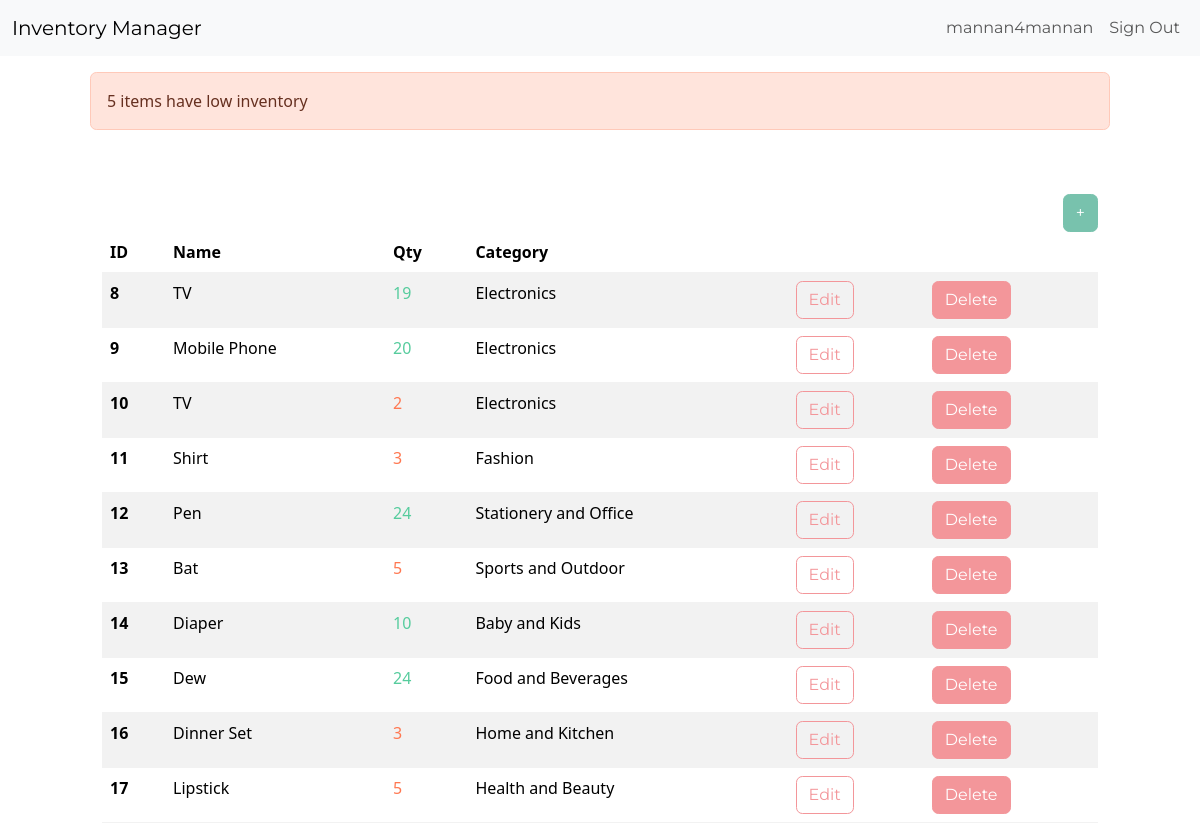
Page /dashboard/ (signed in) on the committed database.
### inventory/models.py (models this page shows, shortened)
class InventoryItem(models.Model):
	name = models.CharField(max_length=200)
	quantity = models.IntegerField()
	category = models.ForeignKey('Category', on_delete=models.SET_NULL, blank=True, null=True)
	date_created = models.DateTimeField(auto_now_add=True)
	user = models.ForeignKey(User, on_delete=models.CASCADE)

class Category(models.Model):
	name = models.CharField(max_length=200)
	class Meta:
		verbose_name_plural = 'categories'

### inventory/views.py (the view)
# urls.py: path('dashboard/', Dashboard.as_view(), name='dashboard'),
class Dashboard(LoginRequiredMixin, View):
	def get(self, request):
		items = InventoryItem.objects.filter(user=self.request.user.id).order_by('id')
		low_inventory = InventoryItem.objects.filter(
			user=self.request.user.id,
			quantity__lte=LOW_QUANTITY
		)
		if low_inventory.count() > 0:
			if low_inventory.count() > 1:
				messages.error(request, f'{low_inventory.count()} items have low inventory')
			else:
				messages.error(request, f'{low_inventory.count()} item has low inventory')
		low_inventory_ids = InventoryItem.objects.filter(
			user=self.request.user.id,
			quantity__lte=LOW_QUANTITY
		).values_list('id', flat=True)
		return render(request, 'inventory/dashboard.html', {'items': items, 'low_inventory_ids': low_inventory_ids})

### inventory/templates/inventory/dashboard.html (shortened to what this page needs)
{% extends 'inventory/base.html' %}
{% block content %}
	{% if messages %}
		<div class="row mt-3">
			{% for message in messages %}
				{% if message.tags == 'error' %}
					<div class="col-md-10 col-12 mx-auto alert alert-danger">
						{{ message }}
					</div>
				{% else %}
					<div class="col-md-10 col-12 mx-auto alert alert-success">
						{{ message }}
					</div>
				{% endif %}
			{% endfor %}
		</div>
	{% endif %}
	<div class="row">
		<div class="col-md-10 col-12 mx-auto mt-5">
		    <div class="d-flex justify-content-end">
				<a href="{% url 'add-item' %}" class="btn btn-primary">+</a>
			</div>
			<table class="table table-hover table-striped">
				<thead>
					<tr>
						<th scope="col">ID</th>
						<th scope="col">Name</th>
						<th scope="col">Qty</th>
						<th scope="col">Category</th>
						<th scope="col"></th>
						<th scope="col"></th>
					</tr>
				</thead>
				<tbody>
                    {% for  item in items %}
                    <th scope= "row">{{item.id}}</th>
                    <td>{{ item.name }}</td>
					{% if item.id in low_inventory_ids %}
						<td class="text-danger">{{ item.quantity }}</td>
					{% else %}
						<td class="text-success">{{ item.quantity }}</td>
					{% endif %}
                    <td>{{item.category.name}}</td>
					<td><a href="{% url 'edit-item' item.id %}" class="btn btn-outline-secondary">Edit</a></td>
					<td><a href="{% url 'delete-item' item.id %}" class="btn btn-secondary">Delete</a></td>
                {% endfor %}
				</tbody>
			</table>
		</div>
	</div>
{% endblock content %}

### inventory/templates/inventory/base.html (shortened to what this page needs)
<!DOCTYPE html>
<html lang="en">
<head>
	<link href="https://bootswatch.com/5/minty/bootstrap.min.css" rel="stylesheet">
</head>
<body>
    {% include 'inventory/navigation.html' %}
	{% block content %}
	{% endblock content %}
</body>
</html>

### inventory/templates/inventory/navigation.html (shortened to what this page needs)
<nav class="navbar navbar-expand-lg bg-light">
	<div class="container-fluid">
		<a class="navbar-brand" href="{% url 'index' %}">Inventory Manager</a>
		<div class="collapse navbar-collapse justify-content-end" id="navbarNav">
			<ul class="navbar-nav">
                {% if user.is_authenticated %}
					<li class="nav-item">
						<a class="nav-link" href="#">{{user.username}}</a>
					</li>
                    <li class="nav-item">
						<a class="nav-link" href="{%url 'logout'%}">Sign Out</a>
                    </li>
                {% endif %}
			</ul>
		</div>
	</div>
</nav>

### rows in the picture
InventoryItem: id "8", name "TV", quantity "19", category.name "Electronics"
InventoryItem: id "9", name "Mobile Phone", quantity "20", category.name "Electronics"
InventoryItem: id "10", name "TV", quantity "2", category.name "Electronics"
InventoryItem: id "11", name "Shirt", quantity "3", category.name "Fashion"
InventoryItem: id "12", name "Pen", quantity "24", category.name "Stationery and Office"
InventoryItem: id "13", name "Bat", quantity "5", category.name "Sports and Outdoor"
InventoryItem: id "14", name "Diaper", quantity "10", category.name "Baby and Kids"
InventoryItem: id "15", name "Dew", quantity "24", category.name "Food and Beverages"
InventoryItem: id "16", name "Dinner Set", quantity "3", category.name "Home and Kitchen"
InventoryItem: id "17", name "Lipstick", quantity "5", category.name "Health and Beauty"

### other values in the picture
{{ user.username }} "mannan4mannan"
{{ message }} "5 items have low inventory"
